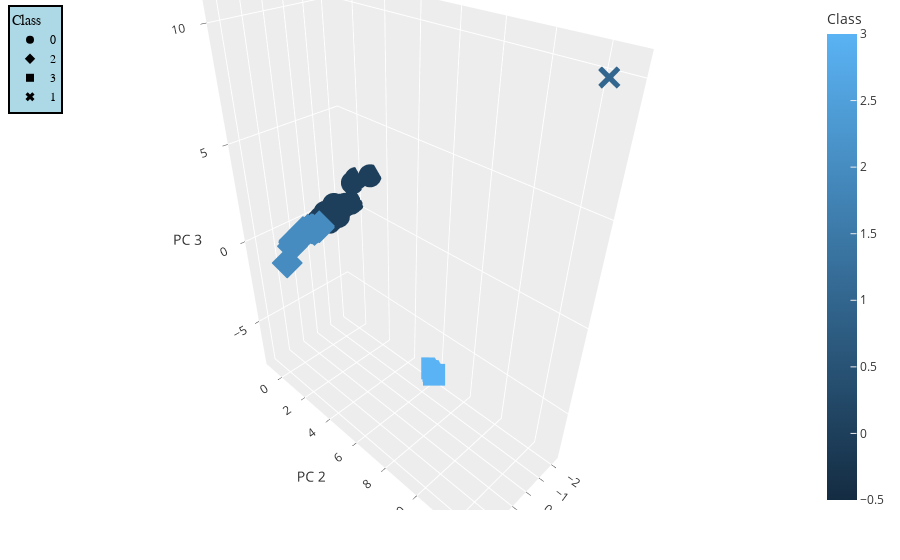

This figure's notebook cell:
### Markdown cell above
### Visualizing Results

#### 3D-Scatter with Clusters

### Code cell
# Create a 3D-Scatter with the PCA data and the clusters
scatter_fig = px.scatter_3d(
    df_crypto_predict,
    x="PC 1",
    y="PC 2",
    z="PC 3",
    color= "Class",
    symbol="Class",
    hover_name="CoinName",
    hover_data=["Algorithm"],
    template="ggplot2",
   )

scatter_fig.update_layout(margin=dict(l=0, r=0, b=50, t=0))
#move the x lelgend from ovelapping on the right and create bg for it

scatter_fig.update_layout(legend=dict(
    yanchor="top",
    y=0.99,
    xanchor="left",
    x=0.01,
    title_font_family="Times New Roman",
    font=dict(
        family="Courier",
        size=12,
        color="black"
    ),
    bgcolor="LightBlue",
    bordercolor="Black",
    borderwidth=2

))
scatter_fig.show()

### Figure 1 — Plotly figure (JSON) as saved in the notebook; plotly's stock layout.template omitted (floating-point values rounded to 4 significant figures)
{"data": [{"customdata": [["Scrypt"], ["PoS"], ["X13"], ["SHA-256"], ["Scrypt"], ["X11"], ["Scrypt"], ["SHA-512"], ["X13"], ["SPoS"], ["NEP-5"], ["X16RT"], ["ECC 256K1"], ["BEP20 Token"], ["Scrypt"], ["HEX"], ["BEP2 Token"], ["BEP-2"], ["POS 3.0"], ["NRC20 Token"], ["Quark"], ["Scrypt"], ["GO20"], ["DPoS"], ["DPoS"], ["TRC10"], ["BEP-2"], ["NEP-5"], ["PoS"], ["SPL Token"], ["DPoS"], ["Leased POS"], ["Ethash"], ["Equihash"], ["DPoS"], ["DPoS"], ["Scrypt"], ["KAWPOW"], ["Scrypt"], ["PoS"], ["Quark"], ["BEP-2"], ["HRC-20 Token"], ["Scrypt"], ["X13"], ["Scrypt"], ["POS 3.0"], ["Quark"], ["VBFT"], ["SHA3"], ["dBFT2.0"], ["PoS"], ["X13"], ["DPoS"], ["X11"], ["BLAKE256"], ["DPoS"], ["DPoS"], ["BMW512 / Echo512"], ["BLAKE256"], ["X11"], ["X13"], ["Ouroboros"], ["Shabal256"], ["Scrypt"], ["SHA-512"], ["X13"], ["DPoS"], ["Equihash210,9"], ["DPoS"], ["Loopchain"], ["BEP-20 Token"]], "hovertemplate": "<b>%{hovertext}</b><br><br>Class=%{marker.color}<br>PC 1=%{x}<br>PC 2=%{y}<br>PC 3=%{z}<br>Algorithm=%{customdata[0]}<extra></extra>", "hovertext": ["NovaCoin", "NuShares", "Triangles Coin", "Emercoin", "SafeExchangeCoin", "Stakenet", "OpenChat", "Kcash", "ABBC Coin", "V Systems", "Nevula", "VEIL", "Acute Angle Cloud", "Alpha Finance Lab", "Auroracoin", "XDNA", "Swingby", "Red Pulse Phoenix Binance", "TokenPay", "NextDAO", "QuarkCoin", "United Emirates Coin", "ECOMI", "Rise", "Oxycoin", "BitTorrent", "BakeryTokeN", "DeepBrain Chain", "Anchor Protocol", "MAPS", "Tenset", "Waves", "BeforeCoinMarketCap", "Zelcash", "Worldwide Asset eXchange", "Shift", "SaluS", "Ravencoin", "PotCoin", "Nxt", "BlockNet", "Binance Coin", "WeStarter", "WhiteCoin", "Stratis", "Reddcoin", "QTUM", "Private Instant Verified Transaction", "Ontology", "Nexus", "NEO", "Neblio", "NavCoin", "Lisk", "IOCoin", "HyperCash", "High Performance Blockchain", "EOS", "DigitalNote", "Decred", "Dash", "CloakCoin", "Cardano", "BurstCoin", "BlackCoin", "Bitshares", "Bitcoin Diamond", "ARK", "Aion", "Achain", "ICON Project", "YooShi"], "legendgroup": "0", "marker": {"color": [0, 0, 0, 0, 0, 0, 0, 0, 0, 0, 0, 0, 0, 0, 0, 0, 0, 0, 0, 0, 0, 0, 0, 0, 0, 0, 0, 0, 0, 0, 0, 0, 0, 0, 0, 0, 0, 0, 0, 0, 0, 0, 0, 0, 0, 0, 0, 0, 0, 0, 0, 0, 0, 0, 0, 0, 0, 0, 0, 0, 0, 0, 0, 0, 0, 0, 0, 0, 0, 0, 0, 0], "coloraxis": "coloraxis", "symbol": "circle"}, "mode": "markers", "name": "0", "scene": "scene", "showlegend": true, "type": "scatter3d", "x": [-0.7383, -1.352, -1.471, 0.03348, -0.5079, -0.811, -0.7383, -2.324, -0.8827, -2.34, -0.3284, -1.482, -2.34, -0.4144, -0.7383, -1.483, -0.4144, -0.5457, -1.856, -0.3859, -1.5, -0.1523, -0.4176, -1.863, -2.093, -2.27, -0.5457, -0.3908, -1.352, -2.179, -1.078, -2.34, -0.4003, -0.2846, -1.078, -2.093, -0.7383, -0.3546, -0.7377, -1.031, -1.5, -0.9947, -0.4144, -0.7368, -1.67, -0.7384, -1.856, -1.5, -1.845, -2.339, -0.4141, -0.5673, -1.471, -2.093, -1.031, -1.491, -1.078, -2.093, -1.483, -1.491, -0.811, -1.471, -1.717, -1.056, -0.9371, -2.285, -1.471, -2.093, -1.483, -2.093, -1.845, -2.328], "y": [-0.7515, -0.3686, -0.875, -0.3795, -0.5255, -0.5075, -0.7515, -0.3269, -0.3876, -0.3917, 0.08619, -0.9672, -0.3917, -0.007983, -0.7514, -0.9681, -0.007983, -0.01207, -0.484, 0.02318, -0.9817, -0.2665, -0.008109, -0.3817, -0.303, -0.3253, -0.01207, 0.02323, -0.3686, 1.137, -0.1428, -0.3917, -0.547, -0.5474, -0.1428, -0.303, -0.7515, 0.05745, -0.7508, -0.2537, -0.9817, -0.02388, -0.007983, -0.7499, -0.6289, -0.7515, -0.4839, -0.9817, -0.4808, -0.3798, -0.007671, -0.1297, -0.875, -0.303, -0.7413, -0.9746, -0.1427, -0.303, -0.9681, -0.9747, -0.5074, -0.875, -0.3406, -0.514, -0.5052, -0.3197, -0.8747, -0.303, -0.9681, -0.303, -0.4808, -0.08244], "z": [0.06512, 0.1329, 0.1129, 0.04837, 0.03604, 0.0392, 0.06512, 0.2776, 0.06149, 1.28, 0.02769, 0.1117, 1.277, 0.007987, 0.06512, 0.1115, 0.007987, 0.01225, 0.1846, 0.01446, 0.1131, 0.01321, 0.01074, 0.1889, 0.2217, 0.2525, 0.01225, 0.01465, 0.1329, 2.311, 0.1009, 1.277, 0.0357, 0.02371, 0.1009, 0.2217, 0.06512, 0.02161, 0.06525, 0.09031, 0.1131, 0.02442, 0.007983, 0.06544, 0.1489, 0.06517, 0.1847, 0.1131, 0.1833, 1.285, 0.008048, 0.04497, 0.1129, 0.2217, 0.07157, 0.1123, 0.1009, 0.2217, 0.1115, 0.1123, 0.03921, 0.1129, 0.2126, 0.05488, 0.1012, 0.2612, 0.113, 0.2217, 0.1115, 0.2217, 0.1833, 1.646]}, {"customdata": [["SHA-256"], ["Scrypt"], ["Scrypt"], ["RandomX"], ["Equihash"], ["X11"], ["SHA-256"], ["Equihash"], ["Ethash"], ["IMesh"], ["Equihash"], ["SHA-256"], ["CryptoNight"], ["Eaglesong"], ["Blake2B + SHA3"], ["C31"], ["X16R"], ["Scrypt"], ["IMesh"], ["SHA-256"], ["Multiple"], ["CryptoNight-Heavy"], ["Ethash"], ["SHA-256"], ["CryptoNight-Lite"], ["Multiple"], ["Equihash"], ["Blake2b"], ["SHA-256"], ["Scrypt"], ["Equihash"], ["Equihash"], ["Equihash"], ["C31"], ["SHA-256"], ["SHA-256"], ["RandomX"], ["Scrypt"], ["Ethash"], ["CryptoNight"], ["SHA-256"], ["Equihash"], ["Ethash"], ["Scrypt"], ["Lyra2REv2"], ["Multiple"], ["Dagger-Hashimoto"], ["SHA-256"], ["PoS"], ["KECCAK"], ["X11GOST"], ["Blake2b"], ["Blake2b"], ["Ethash"], ["Equihash"], ["Scrypt"], ["Groestl"], ["MTP"], ["NeoScrypt"], ["Ethash"], ["Ethash"], ["Scrypt"], ["Scrypt"], ["Tensority"], ["SHA-256"], ["SHA-256"], ["Equihash"], ["Multiple"]], "hovertemplate": "<b>%{hovertext}</b><br><br>Class=%{marker.color}<br>PC 1=%{x}<br>PC 2=%{y}<br>PC 3=%{z}<br>Algorithm=%{customdata[0]}<extra></extra>", "hovertext": ["CounterParty", "MonaCoin", "CometCoin", "Quantum Resistant Ledger", "BitcoinZ", "Pura", "UnitedBitcoin", "Bitcoin Private", "Callisto Network", "Aidos Kuneen", "Beam", "Foin", "Beldex", "Nervos Network", "Handshake", "MimbleWimbleCoin", "Ravencoin Classic", "Primas", "INT", "Wibcoin", "Revain", "Haven Protocol", "EtherZero", "Bitcoin ABC", "AEON", "Circuits of Value", "TENT", "Yee", "Arweave", "MegaCoin", "Pirate Chain", "Bithereum", "Horizen", "Grin", "Smart Bitcoin", "Namecoin", "Monero", "Litecoin", "Ethereum", "ByteCoin", "Bitcoin", "ZCash", "Waltonchain", "ViaCoin", "Vertcoin", "Verge", "Ubiq", "SysCoin", "Steem", "SmartCash", "SibCoin", "Siacoin", "Nano", "Metaverse", "Komodo", "Gulden", "Groestlcoin", "Firo", "FeatherCoin", "Expanse", "Ethereum Classic", "Einsteinium", "Dogecoin", "Bytom", "Bitcoin SV", "Bitcoin Cash", "Bitcoin Gold", "DigiByte"], "legendgroup": "2", "marker": {"color": [2, 2, 2, 2, 2, 2, 2, 2, 2, 2, 2, 2, 2, 2, 2, 2, 2, 2, 2, 2, 2, 2, 2, 2, 2, 2, 2, 2, 2, 2, 2, 2, 2, 2, 2, 2, 2, 2, 2, 2, 2, 2, 2, 2, 2, 2, 2, 2, 2, 2, 2, 2, 2, 2, 2, 2, 2, 2, 2, 2, 2, 2, 2, 2, 2, 2, 2, 2], "coloraxis": "coloraxis", "symbol": "diamond"}, "mode": "markers", "name": "2", "scene": "scene", "showlegend": true, "type": "scatter3d", "x": [1.83, 1.058, 1.058, 1.802, 1.544, 0.7652, 1.83, 1.511, 1.406, 1.345, 1.512, 0.6197, 1.922, 1.791, 1.797, 1.802, 1.851, 1.058, 0.2491, 3.389, 0.367, 1.792, 1.396, 1.83, 1.792, 1.577, 0.5491, 0.262, 1.83, 1.058, 0.5494, 1.511, 1.511, 1.802, 1.83, 1.83, 1.802, 1.058, 1.396, 2.21, 1.83, 1.511, 0.1857, 1.058, 1.792, 1.603, 1.792, 1.831, 0.6429, 1.806, 1.792, 1.472, 1.472, 0.1859, 0.5494, 1.06, 1.792, 1.792, 1.793, 1.396, 1.396, 1.058, 1.058, 1.792, 1.83, 1.83, 1.511, 1.61], "y": [0.1213, -0.2507, -0.2507, 0.02373, -0.01381, -0.2405, 0.1214, -0.04683, -0.03592, 0.01847, -0.04646, 0.1057, 0.1677, 0.02332, 0.02968, 0.02353, 0.08876, -0.2507, 0.008377, 1.695, 0.01906, 0.02333, -0.04616, 0.1214, 0.02333, 0.03489, -0.1238, 0.002595, 0.1215, -0.2506, -0.1235, -0.04687, -0.04684, 0.0235, 0.1214, 0.1213, 0.02357, -0.2505, -0.04616, 0.4581, 0.1214, -0.04684, -0.06197, -0.2507, 0.02359, 0.06094, 0.02333, 0.1227, -0.1139, 0.03891, 0.02339, 0.01841, 0.01862, -0.06181, -0.1235, -0.248, 0.02365, 0.02339, 0.02437, -0.046, -0.04582, -0.2507, -0.2507, 0.02398, 0.1214, 0.1214, -0.04684, 0.06794], "z": [-0.05016, -0.03341, -0.03341, -0.08552, -0.06805, -0.02696, -0.05015, -0.07488, -0.06073, -0.07693, -0.0748, -0.003499, -0.05523, -0.08486, -0.08365, -0.08556, -0.07135, -0.03341, -0.05976, 0.2763, -0.02474, -0.08498, -0.06284, -0.05015, -0.08498, -0.07151, -0.05629, -0.02361, -0.05013, -0.0334, -0.05621, -0.07489, -0.07488, -0.08557, -0.05015, -0.05016, -0.08556, -0.03338, -0.06285, 0.004991, -0.05015, -0.07488, -0.01622, -0.03341, -0.08492, -0.06611, -0.08497, -0.04987, -0.001652, -0.08173, -0.08496, -0.07016, -0.07021, -0.01619, -0.05621, -0.03286, -0.08491, -0.08496, -0.08476, -0.06281, -0.06278, -0.03341, -0.03317, -0.08483, -0.05015, -0.05015, -0.07488, -0.06467]}, {"customdata": [["Dagger"], ["Dagger"], ["Proof-of-Authority"]], "hovertemplate": "<b>%{hovertext}</b><br><br>Class=%{marker.color}<br>PC 1=%{x}<br>PC 2=%{y}<br>PC 3=%{z}<br>Algorithm=%{customdata[0]}<extra></extra>", "hovertext": ["Amber", "DAPS Coin", "Poa Network"], "legendgroup": "3", "marker": {"color": [3, 3, 3], "coloraxis": "coloraxis", "symbol": "square"}, "mode": "markers", "name": "3", "scene": "scene", "showlegend": true, "type": "scatter3d", "x": [-2.108, -1.859, -2.199], "y": [5.75, 6.012, 5.581], "z": [-7.536, -7.44, -7.531]}, {"customdata": [["VeChainThor Authority"]], "hovertemplate": "<b>%{hovertext}</b><br><br>Class=%{marker.color}<br>PC 1=%{x}<br>PC 2=%{y}<br>PC 3=%{z}<br>Algorithm=%{customdata[0]}<extra></extra>", "hovertext": ["VeChain"], "legendgroup": "1", "marker": {"color": [1], "coloraxis": "coloraxis", "symbol": "x"}, "mode": "markers", "name": "1", "scene": "scene", "showlegend": true, "type": "scatter3d", "x": [-0.9481], "y": [12.86], "z": [10.3]}], "layout": {"coloraxis": {"colorbar": {"title": {"text": "Class"}}, "colorscale": [[0, "rgb(20,44,66)"], [1, "rgb(90,179,244)"]]}, "legend": {"bgcolor": "LightBlue", "bordercolor": "Black", "borderwidth": 2, "font": {"color": "black", "family": "Courier", "size": 12}, "title": {"font": {"family": "Times New Roman"}, "text": "Class"}, "tracegroupgap": 0, "x": 0.01, "xanchor": "left", "y": 0.99, "yanchor": "top"}, "margin": {"b": 50, "l": 0, "r": 0, "t": 0}, "scene": {"domain": {"x": [0, 1], "y": [0, 1]}, "xaxis": {"title": {"text": "PC 1"}}, "yaxis": {"title": {"text": "PC 2"}}, "zaxis": {"title": {"text": "PC 3"}}}}}
